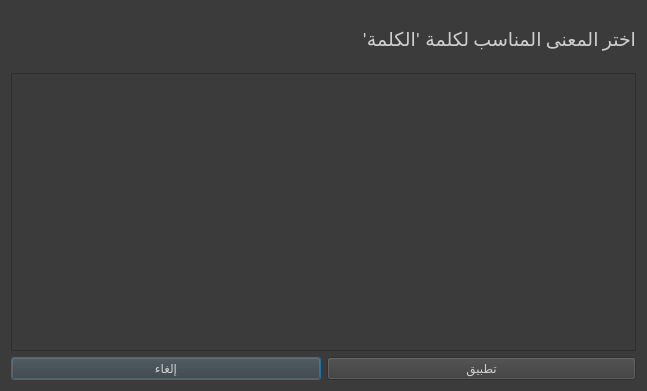
<?xml version="1.0" encoding="UTF-8"?>
<ui version="4.0">
 <class>DidsambiguationDialog</class>
 <widget class="QDialog" name="DidsambiguationDialog">
  <property name="geometry">
   <rect>
    <x>0</x>
    <y>0</y>
    <width>647</width>
    <height>391</height>
   </rect>
  </property>
  <property name="windowTitle">
   <string>توضيح</string>
  </property>
  <property name="styleSheet">
   <string notr="true">background-color: rgb(59, 59, 59);
color: rgb(207, 207, 207);
font: 400 14pt &quot;Calibri&quot;;</string>
  </property>
  <layout class="QVBoxLayout" name="verticalLayout" stretch="1,5,1">
   <item>
    <layout class="QHBoxLayout" name="horizontalLayout_2" stretch="1,1,1">
     <property name="spacing">
      <number>6</number>
     </property>
     <item>
      <spacer name="horizontalSpacer">
       <property name="orientation">
        <enum>Qt::Horizontal</enum>
       </property>
       <property name="sizeHint" stdset="0">
        <size>
         <width>40</width>
         <height>20</height>
        </size>
       </property>
      </spacer>
     </item>
     <item>
      <layout class="QHBoxLayout" name="spinnerParentLayout">
       <property name="spacing">
        <number>0</number>
       </property>
      </layout>
     </item>
     <item>
      <layout class="QHBoxLayout" name="horizontalLayout_3">
       <property name="spacing">
        <number>4</number>
       </property>
       <item>
        <widget class="QLabel" name="instructionsWordLabel">
         <property name="font">
          <font>
           <family>Calibri</family>
           <pointsize>14</pointsize>
           <weight>50</weight>
           <italic>false</italic>
           <bold>false</bold>
          </font>
         </property>
         <property name="layoutDirection">
          <enum>Qt::RightToLeft</enum>
         </property>
         <property name="locale">
          <locale language="Arabic" country="Israel"/>
         </property>
         <property name="text">
          <string>'الكلمة'</string>
         </property>
        </widget>
       </item>
       <item>
        <widget class="QLabel" name="instructionsLabel">
         <property name="font">
          <font>
           <family>Calibri</family>
           <pointsize>14</pointsize>
           <weight>50</weight>
           <italic>false</italic>
           <bold>false</bold>
          </font>
         </property>
         <property name="text">
          <string>اختر المعنى المناسب لكلمة</string>
         </property>
        </widget>
       </item>
      </layout>
     </item>
    </layout>
   </item>
   <item>
    <widget class="QListWidget" name="resultsListWidget">
     <property name="layoutDirection">
      <enum>Qt::RightToLeft</enum>
     </property>
     <property name="textElideMode">
      <enum>Qt::ElideNone</enum>
     </property>
     <property name="wordWrap">
      <bool>true</bool>
     </property>
    </widget>
   </item>
   <item>
    <layout class="QHBoxLayout" name="horizontalLayout">
     <item>
      <widget class="QPushButton" name="cancelButton">
       <property name="text">
        <string>إلغاء</string>
       </property>
      </widget>
     </item>
     <item>
      <widget class="QPushButton" name="okButton">
       <property name="enabled">
        <bool>false</bool>
       </property>
       <property name="text">
        <string>تطبيق</string>
       </property>
      </widget>
     </item>
    </layout>
   </item>
  </layout>
 </widget>
 <resources/>
 <connections/>
</ui>
